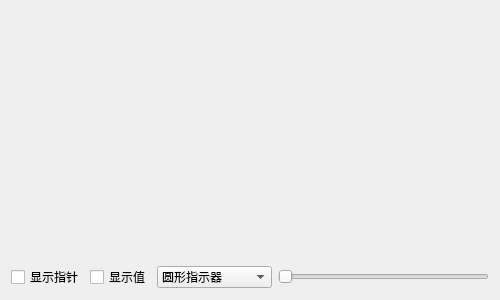
<?xml version="1.0" encoding="UTF-8"?>
<ui version="4.0">
 <class>frmGaugeProgress</class>
 <widget class="QWidget" name="frmGaugeProgress">
  <property name="geometry">
   <rect>
    <x>0</x>
    <y>0</y>
    <width>500</width>
    <height>300</height>
   </rect>
  </property>
  <property name="windowTitle">
   <string>Form</string>
  </property>
  <layout class="QGridLayout" name="gridLayout_2">
   <item row="0" column="0" colspan="4">
    <widget class="QWidget" name="widget" native="true">
     <layout class="QGridLayout" name="gridLayout">
      <item row="0" column="0">
       <widget class="GaugeProgress" name="gaugeProgress1" native="true"/>
      </item>
      <item row="0" column="1">
       <widget class="GaugeProgress" name="gaugeProgress2" native="true"/>
      </item>
      <item row="0" column="2">
       <widget class="GaugeProgress" name="gaugeProgress3" native="true"/>
      </item>
      <item row="1" column="0">
       <widget class="GaugeProgress" name="gaugeProgress4" native="true"/>
      </item>
      <item row="1" column="1">
       <widget class="GaugeProgress" name="gaugeProgress5" native="true"/>
      </item>
      <item row="1" column="2">
       <widget class="GaugeProgress" name="gaugeProgress6" native="true"/>
      </item>
     </layout>
    </widget>
   </item>
   <item row="1" column="0">
    <widget class="QCheckBox" name="ckShowPointer">
     <property name="text">
      <string>显示指针</string>
     </property>
    </widget>
   </item>
   <item row="1" column="1">
    <widget class="QCheckBox" name="ckShowValue">
     <property name="text">
      <string>显示值</string>
     </property>
    </widget>
   </item>
   <item row="1" column="2">
    <widget class="QComboBox" name="cboxPointerStyle">
     <item>
      <property name="text">
       <string>圆形指示器</string>
      </property>
     </item>
     <item>
      <property name="text">
       <string>指针指示器</string>
      </property>
     </item>
     <item>
      <property name="text">
       <string>圆角指针指示器</string>
      </property>
     </item>
     <item>
      <property name="text">
       <string>三角指示器</string>
      </property>
     </item>
    </widget>
   </item>
   <item row="1" column="3">
    <widget class="QSlider" name="horizontalSlider">
     <property name="maximum">
      <number>100</number>
     </property>
     <property name="orientation">
      <enum>Qt::Horizontal</enum>
     </property>
    </widget>
   </item>
  </layout>
 </widget>
 <customwidgets>
  <customwidget>
   <class>GaugeProgress</class>
   <extends>QWidget</extends>
   <header>gaugeprogress.h</header>
  </customwidget>
 </customwidgets>
 <resources/>
 <connections/>
</ui>
